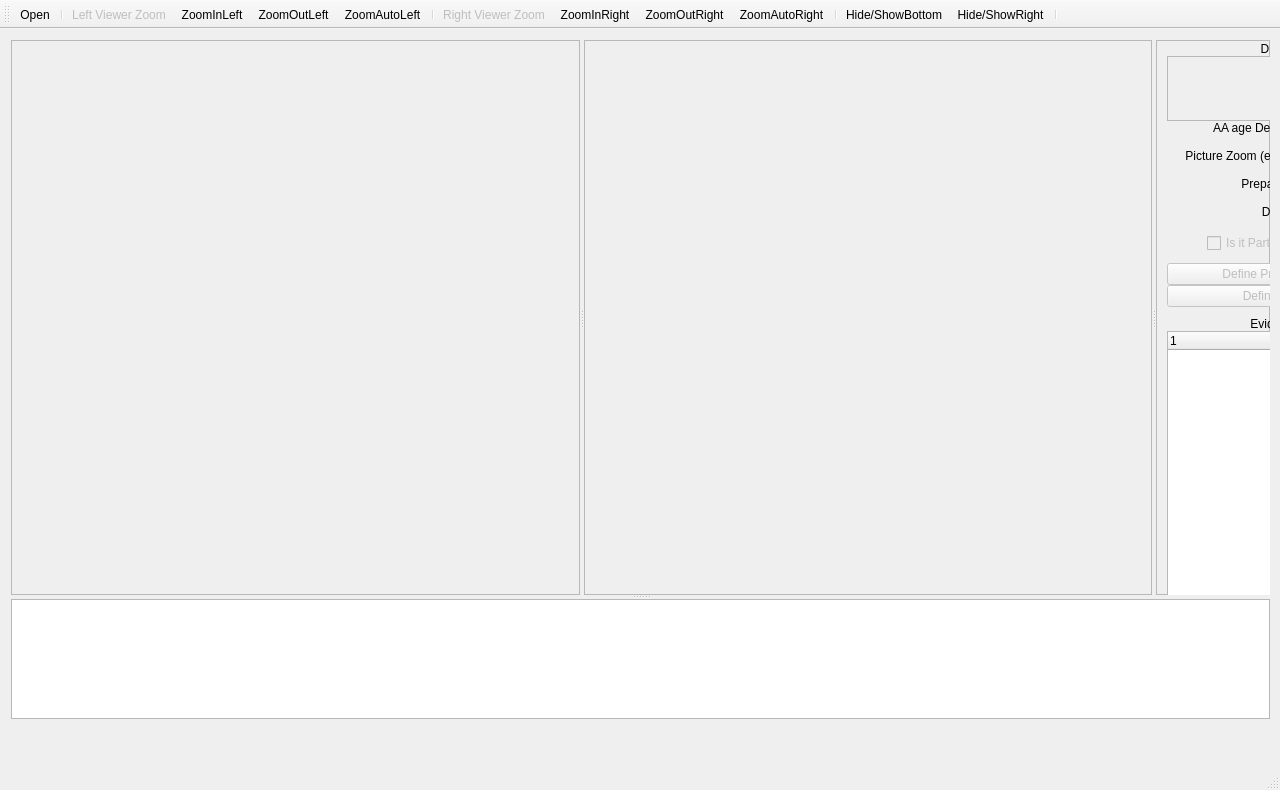
<?xml version="1.0" encoding="UTF-8"?>
<ui version="4.0">
 <class>Viewer</class>
 <widget class="QMainWindow" name="Viewer">
  <property name="geometry">
   <rect>
    <x>0</x>
    <y>0</y>
    <width>1280</width>
    <height>790</height>
   </rect>
  </property>
  <property name="windowTitle">
   <string>Viewer</string>
  </property>
  <widget class="QWidget" name="centralWidget">
   <widget class="QWidget" name="layoutWidget">
    <property name="geometry">
     <rect>
      <x>0</x>
      <y>0</y>
      <width>1281</width>
      <height>701</height>
     </rect>
    </property>
    <layout class="QVBoxLayout" name="verticalLayout">
     <item>
      <widget class="QSplitter" name="splitter_3">
       <property name="orientation">
        <enum>Qt::Vertical</enum>
       </property>
       <widget class="QSplitter" name="splitter_2">
        <property name="orientation">
         <enum>Qt::Horizontal</enum>
        </property>
        <widget class="QSplitter" name="splitter">
         <property name="orientation">
          <enum>Qt::Horizontal</enum>
         </property>
         <widget class="QScrollArea" name="scrollAreaLeft">
          <property name="minimumSize">
           <size>
            <width>400</width>
            <height>0</height>
           </size>
          </property>
          <property name="widgetResizable">
           <bool>false</bool>
          </property>
          <property name="alignment">
           <set>Qt::AlignCenter</set>
          </property>
          <widget class="QWidget" name="scrollAreaWidgetContentsLeft">
           <property name="geometry">
            <rect>
             <x>36</x>
             <y>95</y>
             <width>500</width>
             <height>380</height>
            </rect>
           </property>
           <property name="sizePolicy">
            <sizepolicy hsizetype="Preferred" vsizetype="Preferred">
             <horstretch>0</horstretch>
             <verstretch>0</verstretch>
            </sizepolicy>
           </property>
           <property name="minimumSize">
            <size>
             <width>500</width>
             <height>380</height>
            </size>
           </property>
          </widget>
         </widget>
         <widget class="QScrollArea" name="scrollArea_Right">
          <property name="minimumSize">
           <size>
            <width>400</width>
            <height>0</height>
           </size>
          </property>
          <property name="widgetResizable">
           <bool>false</bool>
          </property>
          <property name="alignment">
           <set>Qt::AlignCenter</set>
          </property>
          <widget class="QWidget" name="scrollAreaWidgetContentsRight">
           <property name="geometry">
            <rect>
             <x>36</x>
             <y>95</y>
             <width>500</width>
             <height>380</height>
            </rect>
           </property>
           <property name="minimumSize">
            <size>
             <width>500</width>
             <height>380</height>
            </size>
           </property>
          </widget>
         </widget>
        </widget>
        <widget class="QFrame" name="frameTools">
         <property name="maximumSize">
          <size>
           <width>240</width>
           <height>16777215</height>
          </size>
         </property>
         <property name="frameShape">
          <enum>QFrame::StyledPanel</enum>
         </property>
         <property name="frameShadow">
          <enum>QFrame::Raised</enum>
         </property>
         <widget class="QWidget" name="layoutWidget_2">
          <property name="geometry">
           <rect>
            <x>0</x>
            <y>0</y>
            <width>252</width>
            <height>841</height>
           </rect>
          </property>
          <layout class="QVBoxLayout" name="verticalLayoutInfo">
           <property name="spacing">
            <number>0</number>
           </property>
           <property name="topMargin">
            <number>2</number>
           </property>
           <property name="rightMargin">
            <number>2</number>
           </property>
           <property name="bottomMargin">
            <number>2</number>
           </property>
           <item>
            <widget class="QLabel" name="label_5">
             <property name="minimumSize">
              <size>
               <width>240</width>
               <height>0</height>
              </size>
             </property>
             <property name="maximumSize">
              <size>
               <width>240</width>
               <height>16777215</height>
              </size>
             </property>
             <property name="text">
              <string>Diagnosis</string>
             </property>
             <property name="alignment">
              <set>Qt::AlignCenter</set>
             </property>
            </widget>
           </item>
           <item>
            <widget class="QTextEdit" name="textEdit">
             <property name="enabled">
              <bool>false</bool>
             </property>
             <property name="minimumSize">
              <size>
               <width>240</width>
               <height>0</height>
              </size>
             </property>
             <property name="maximumSize">
              <size>
               <width>240</width>
               <height>65</height>
              </size>
             </property>
             <property name="html">
              <string>&lt;!DOCTYPE HTML PUBLIC &quot;-//W3C//DTD HTML 4.0//EN&quot; &quot;http://www.w3.org/TR/REC-html40/strict.dtd&quot;&gt;
&lt;html&gt;&lt;head&gt;&lt;meta name=&quot;qrichtext&quot; content=&quot;1&quot; /&gt;&lt;style type=&quot;text/css&quot;&gt;
p, li { white-space: pre-wrap; }
&lt;/style&gt;&lt;/head&gt;&lt;body style=&quot; font-family:'.Helvetica Neue DeskInterface'; font-size:13pt; font-weight:400; font-style:normal;&quot;&gt;
&lt;p align=&quot;center&quot; style=&quot; margin-top:0px; margin-bottom:0px; margin-left:0px; margin-right:0px; -qt-block-indent:0; text-indent:0px;&quot;&gt;...&lt;/p&gt;&lt;/body&gt;&lt;/html&gt;</string>
             </property>
            </widget>
           </item>
           <item>
            <widget class="QLabel" name="label_6">
             <property name="minimumSize">
              <size>
               <width>240</width>
               <height>0</height>
              </size>
             </property>
             <property name="maximumSize">
              <size>
               <width>240</width>
               <height>16777215</height>
              </size>
             </property>
             <property name="text">
              <string>AA age Death Rate DR.dr%</string>
             </property>
             <property name="alignment">
              <set>Qt::AlignCenter</set>
             </property>
            </widget>
           </item>
           <item>
            <widget class="QFrame" name="frame_4">
             <property name="minimumSize">
              <size>
               <width>240</width>
               <height>10</height>
              </size>
             </property>
             <property name="maximumSize">
              <size>
               <width>240</width>
               <height>10</height>
              </size>
             </property>
             <property name="frameShape">
              <enum>QFrame::NoFrame</enum>
             </property>
             <property name="frameShadow">
              <enum>QFrame::Raised</enum>
             </property>
            </widget>
           </item>
           <item>
            <layout class="QHBoxLayout" name="horizontalLayout">
             <property name="spacing">
              <number>0</number>
             </property>
             <property name="sizeConstraint">
              <enum>QLayout::SetNoConstraint</enum>
             </property>
             <item>
              <widget class="QLabel" name="label">
               <property name="maximumSize">
                <size>
                 <width>150</width>
                 <height>16777215</height>
                </size>
               </property>
               <property name="text">
                <string>Picture Zoom (e.g. 1:1K)</string>
               </property>
               <property name="alignment">
                <set>Qt::AlignRight|Qt::AlignTrailing|Qt::AlignVCenter</set>
               </property>
              </widget>
             </item>
             <item>
              <widget class="QLineEdit" name="lineZoomEdit">
               <property name="enabled">
                <bool>false</bool>
               </property>
               <property name="maximumSize">
                <size>
                 <width>90</width>
                 <height>16777215</height>
                </size>
               </property>
               <property name="text">
                <string>1:1K</string>
               </property>
               <property name="alignment">
                <set>Qt::AlignCenter</set>
               </property>
              </widget>
             </item>
            </layout>
           </item>
           <item>
            <widget class="QFrame" name="frame_6">
             <property name="minimumSize">
              <size>
               <width>240</width>
               <height>10</height>
              </size>
             </property>
             <property name="maximumSize">
              <size>
               <width>240</width>
               <height>10</height>
              </size>
             </property>
             <property name="frameShape">
              <enum>QFrame::NoFrame</enum>
             </property>
             <property name="frameShadow">
              <enum>QFrame::Raised</enum>
             </property>
            </widget>
           </item>
           <item>
            <widget class="QLabel" name="label_2">
             <property name="minimumSize">
              <size>
               <width>240</width>
               <height>0</height>
              </size>
             </property>
             <property name="maximumSize">
              <size>
               <width>240</width>
               <height>16777215</height>
              </size>
             </property>
             <property name="text">
              <string>Preparation Type
 </string>
             </property>
             <property name="alignment">
              <set>Qt::AlignCenter</set>
             </property>
            </widget>
           </item>
           <item>
            <widget class="QLabel" name="label_3">
             <property name="minimumSize">
              <size>
               <width>240</width>
               <height>0</height>
              </size>
             </property>
             <property name="maximumSize">
              <size>
               <width>240</width>
               <height>16777215</height>
              </size>
             </property>
             <property name="text">
              <string>Dye Type
 </string>
             </property>
             <property name="alignment">
              <set>Qt::AlignCenter</set>
             </property>
            </widget>
           </item>
           <item>
            <layout class="QHBoxLayout" name="horizontalLayout_2">
             <property name="spacing">
              <number>0</number>
             </property>
             <item>
              <widget class="QFrame" name="frame_2">
               <property name="minimumSize">
                <size>
                 <width>20</width>
                 <height>0</height>
                </size>
               </property>
               <property name="maximumSize">
                <size>
                 <width>40</width>
                 <height>20</height>
                </size>
               </property>
               <property name="frameShape">
                <enum>QFrame::NoFrame</enum>
               </property>
               <property name="frameShadow">
                <enum>QFrame::Raised</enum>
               </property>
              </widget>
             </item>
             <item>
              <widget class="QCheckBox" name="checkPartBox">
               <property name="enabled">
                <bool>false</bool>
               </property>
               <property name="maximumSize">
                <size>
                 <width>16777215</width>
                 <height>172</height>
                </size>
               </property>
               <property name="text">
                <string>Is it Part of Other Picture</string>
               </property>
              </widget>
             </item>
             <item>
              <widget class="QFrame" name="frame_3">
               <property name="minimumSize">
                <size>
                 <width>20</width>
                 <height>0</height>
                </size>
               </property>
               <property name="maximumSize">
                <size>
                 <width>40</width>
                 <height>20</height>
                </size>
               </property>
               <property name="frameShape">
                <enum>QFrame::NoFrame</enum>
               </property>
               <property name="frameShadow">
                <enum>QFrame::Raised</enum>
               </property>
              </widget>
             </item>
            </layout>
           </item>
           <item>
            <widget class="QFrame" name="frame_5">
             <property name="minimumSize">
              <size>
               <width>240</width>
               <height>10</height>
              </size>
             </property>
             <property name="maximumSize">
              <size>
               <width>240</width>
               <height>10</height>
              </size>
             </property>
             <property name="frameShape">
              <enum>QFrame::NoFrame</enum>
             </property>
             <property name="frameShadow">
              <enum>QFrame::Raised</enum>
             </property>
            </widget>
           </item>
           <item>
            <widget class="QPushButton" name="DefPrepButton">
             <property name="enabled">
              <bool>false</bool>
             </property>
             <property name="minimumSize">
              <size>
               <width>240</width>
               <height>0</height>
              </size>
             </property>
             <property name="maximumSize">
              <size>
               <width>240</width>
               <height>16777215</height>
              </size>
             </property>
             <property name="text">
              <string>Define Preparation Type</string>
             </property>
            </widget>
           </item>
           <item>
            <widget class="QPushButton" name="DefDyeButton">
             <property name="enabled">
              <bool>false</bool>
             </property>
             <property name="minimumSize">
              <size>
               <width>240</width>
               <height>0</height>
              </size>
             </property>
             <property name="maximumSize">
              <size>
               <width>240</width>
               <height>16777215</height>
              </size>
             </property>
             <property name="text">
              <string>Define Dye Type</string>
             </property>
            </widget>
           </item>
           <item>
            <widget class="QFrame" name="frame_7">
             <property name="minimumSize">
              <size>
               <width>240</width>
               <height>10</height>
              </size>
             </property>
             <property name="maximumSize">
              <size>
               <width>240</width>
               <height>10</height>
              </size>
             </property>
             <property name="frameShape">
              <enum>QFrame::NoFrame</enum>
             </property>
             <property name="frameShadow">
              <enum>QFrame::Raised</enum>
             </property>
            </widget>
           </item>
           <item>
            <widget class="QLabel" name="label_4">
             <property name="minimumSize">
              <size>
               <width>240</width>
               <height>0</height>
              </size>
             </property>
             <property name="maximumSize">
              <size>
               <width>240</width>
               <height>22</height>
              </size>
             </property>
             <property name="text">
              <string>Evidences list</string>
             </property>
             <property name="alignment">
              <set>Qt::AlignCenter</set>
             </property>
            </widget>
           </item>
           <item>
            <widget class="QTreeWidget" name="treeWidget">
             <property name="minimumSize">
              <size>
               <width>240</width>
               <height>0</height>
              </size>
             </property>
             <property name="maximumSize">
              <size>
               <width>240</width>
               <height>16777215</height>
              </size>
             </property>
             <column>
              <property name="text">
               <string notr="true">1</string>
              </property>
             </column>
            </widget>
           </item>
           <item>
            <widget class="QPushButton" name="newEvButton">
             <property name="enabled">
              <bool>false</bool>
             </property>
             <property name="minimumSize">
              <size>
               <width>240</width>
               <height>0</height>
              </size>
             </property>
             <property name="maximumSize">
              <size>
               <width>240</width>
               <height>16777215</height>
              </size>
             </property>
             <property name="text">
              <string>New Evidence</string>
             </property>
            </widget>
           </item>
           <item>
            <widget class="QPushButton" name="chEvButton">
             <property name="enabled">
              <bool>false</bool>
             </property>
             <property name="minimumSize">
              <size>
               <width>240</width>
               <height>0</height>
              </size>
             </property>
             <property name="maximumSize">
              <size>
               <width>240</width>
               <height>16777215</height>
              </size>
             </property>
             <property name="text">
              <string>Change Evidence</string>
             </property>
            </widget>
           </item>
           <item>
            <widget class="QPushButton" name="remEvButton">
             <property name="enabled">
              <bool>false</bool>
             </property>
             <property name="minimumSize">
              <size>
               <width>240</width>
               <height>0</height>
              </size>
             </property>
             <property name="maximumSize">
              <size>
               <width>240</width>
               <height>16777215</height>
              </size>
             </property>
             <property name="text">
              <string>Remove Evidence</string>
             </property>
            </widget>
           </item>
           <item>
            <widget class="QFrame" name="frame_8">
             <property name="minimumSize">
              <size>
               <width>240</width>
               <height>0</height>
              </size>
             </property>
             <property name="maximumSize">
              <size>
               <width>240</width>
               <height>250</height>
              </size>
             </property>
             <property name="frameShape">
              <enum>QFrame::Box</enum>
             </property>
             <property name="frameShadow">
              <enum>QFrame::Raised</enum>
             </property>
            </widget>
           </item>
          </layout>
         </widget>
        </widget>
       </widget>
       <widget class="QListWidget" name="listWidget">
        <property name="minimumSize">
         <size>
          <width>0</width>
          <height>120</height>
         </size>
        </property>
        <property name="maximumSize">
         <size>
          <width>16777215</width>
          <height>120</height>
         </size>
        </property>
       </widget>
      </widget>
     </item>
    </layout>
   </widget>
  </widget>
  <widget class="QMenuBar" name="menuBar">
   <property name="geometry">
    <rect>
     <x>0</x>
     <y>0</y>
     <width>1280</width>
     <height>22</height>
    </rect>
   </property>
  </widget>
  <widget class="QToolBar" name="mainToolBar">
   <property name="toolButtonStyle">
    <enum>Qt::ToolButtonFollowStyle</enum>
   </property>
   <attribute name="toolBarArea">
    <enum>TopToolBarArea</enum>
   </attribute>
   <attribute name="toolBarBreak">
    <bool>false</bool>
   </attribute>
   <addaction name="actionOpen"/>
   <addaction name="separator"/>
   <addaction name="actionLabel1"/>
   <addaction name="actionZoomInLeft"/>
   <addaction name="actionZoomOutLeft"/>
   <addaction name="actionZoomAutoLeft"/>
   <addaction name="separator"/>
   <addaction name="actionLabel2"/>
   <addaction name="actionZoomInRight"/>
   <addaction name="actionZoomOutRight"/>
   <addaction name="actionZoomAutoRight"/>
   <addaction name="separator"/>
   <addaction name="actionHide_ShowBottom"/>
   <addaction name="actionHide_ShowRight"/>
   <addaction name="separator"/>
  </widget>
  <widget class="QStatusBar" name="statusBar"/>
  <action name="actionOpen">
   <property name="icon">
    <iconset resource="myresources.qrc">
     <normaloff>:/icons/open_image_file_32.png</normaloff>
     <normalon>:/open_image_file_32.png</normalon>:/icons/open_image_file_32.png</iconset>
   </property>
   <property name="text">
    <string>Open</string>
   </property>
   <property name="toolTip">
    <string>Open Image</string>
   </property>
  </action>
  <action name="actionZoomInLeft">
   <property name="icon">
    <iconset resource="myresources.qrc">
     <normaloff>:/icons/Plus_zoom_or_search_symbol_of_interface_32.png</normaloff>:/icons/Plus_zoom_or_search_symbol_of_interface_32.png</iconset>
   </property>
   <property name="text">
    <string>ZoomInLeft</string>
   </property>
   <property name="toolTip">
    <string>Zoom In Left Viewer</string>
   </property>
  </action>
  <action name="actionZoomOutLeft">
   <property name="icon">
    <iconset resource="myresources.qrc">
     <normaloff>:/icons/Zoom_out_32.png</normaloff>
     <normalon>:/Zoom_out_32.png</normalon>:/icons/Zoom_out_32.png</iconset>
   </property>
   <property name="text">
    <string>ZoomOutLeft</string>
   </property>
   <property name="toolTip">
    <string>Zoom Out Left Viewer</string>
   </property>
  </action>
  <action name="actionZoomAutoLeft">
   <property name="icon">
    <iconset resource="myresources.qrc">
     <normaloff>:/icons/Search_32.png</normaloff>
     <normalon>:/Search_32.png</normalon>:/icons/Search_32.png</iconset>
   </property>
   <property name="text">
    <string>ZoomAutoLeft</string>
   </property>
   <property name="toolTip">
    <string>Zoom Auto Left Viewer</string>
   </property>
  </action>
  <action name="actionArrow">
   <property name="checkable">
    <bool>true</bool>
   </property>
   <property name="icon">
    <iconset resource="myresources.qrc">
     <normaloff>:/icons/Arrow_pointing_to_right_32.png</normaloff>
     <normalon>:/Arrow_pointing_to_right_32.png</normalon>:/icons/Arrow_pointing_to_right_32.png</iconset>
   </property>
   <property name="text">
    <string>Arrow</string>
   </property>
   <property name="toolTip">
    <string>Arrow Selectoin Tool</string>
   </property>
  </action>
  <action name="actionRect">
   <property name="checkable">
    <bool>true</bool>
   </property>
   <property name="icon">
    <iconset resource="myresources.qrc">
     <normaloff>:/icons/Rectangular_shape_outline_32.png</normaloff>
     <normalon>:/Rectangular_shape_outline_32.png</normalon>:/icons/Rectangular_shape_outline_32.png</iconset>
   </property>
   <property name="text">
    <string>Rect</string>
   </property>
   <property name="toolTip">
    <string>Rectangle Selection Tool</string>
   </property>
  </action>
  <action name="actionEllipse">
   <property name="checkable">
    <bool>true</bool>
   </property>
   <property name="icon">
    <iconset resource="myresources.qrc">
     <normaloff>:/icons/Ellipse_outline_shape_variant_32.png</normaloff>
     <normalon>:/Ellipse_outline_shape_variant_32.png</normalon>:/icons/Ellipse_outline_shape_variant_32.png</iconset>
   </property>
   <property name="text">
    <string>Ellipse</string>
   </property>
   <property name="toolTip">
    <string>Ellipse Selection Tool</string>
   </property>
  </action>
  <action name="actionPolygon">
   <property name="checkable">
    <bool>true</bool>
   </property>
   <property name="icon">
    <iconset resource="myresources.qrc">
     <normaloff>:/icons/Pentagon__32.png</normaloff>
     <normalon>:/Pentagon__32.png</normalon>:/icons/Pentagon__32.png</iconset>
   </property>
   <property name="text">
    <string>Polygon</string>
   </property>
   <property name="toolTip">
    <string>Polygonal Selection Tool</string>
   </property>
  </action>
  <action name="actionConfirm">
   <property name="icon">
    <iconset resource="myresources.qrc">
     <normaloff>:/icons/Check_mark_32.png</normaloff>
     <normalon>:/Check_mark_32.png</normalon>:/icons/Check_mark_32.png</iconset>
   </property>
   <property name="text">
    <string>Confirm</string>
   </property>
   <property name="toolTip">
    <string>Confirm Selection</string>
   </property>
  </action>
  <action name="actionSave">
   <property name="icon">
    <iconset resource="myresources.qrc">
     <normaloff>:/icons/Save_Disk_32.png</normaloff>
     <normalon>:/Save_Disk_32.png</normalon>:/icons/Save_Disk_32.png</iconset>
   </property>
   <property name="text">
    <string>Save</string>
   </property>
   <property name="toolTip">
    <string>Save to Data Base</string>
   </property>
  </action>
  <action name="actionClear">
   <property name="icon">
    <iconset resource="myresources.qrc">
     <normaloff>:/icons/Cross_remove_sign_32.png</normaloff>
     <normalon>:/Cross_remove_sign_32.png</normalon>:/icons/Cross_remove_sign_32.png</iconset>
   </property>
   <property name="text">
    <string>Clear</string>
   </property>
   <property name="toolTip">
    <string>Clear Unconfirmed Selections</string>
   </property>
  </action>
  <action name="actionHide_ShowRight">
   <property name="icon">
    <iconset>
     <normalon>:/icons/Right_arrow_fold_button_32.png</normalon>
    </iconset>
   </property>
   <property name="text">
    <string>Hide/ShowRight</string>
   </property>
   <property name="toolTip">
    <string>Hide/ShowRight</string>
   </property>
  </action>
  <action name="actionHide_ShowBottom">
   <property name="icon">
    <iconset>
     <normalon>:/icons/Down_arrow_fold_button_32.png</normalon>
    </iconset>
   </property>
   <property name="text">
    <string>Hide/ShowBottom</string>
   </property>
   <property name="toolTip">
    <string>Hide/ShowBottom</string>
   </property>
  </action>
  <action name="actionLabel1">
   <property name="enabled">
    <bool>false</bool>
   </property>
   <property name="text">
    <string>Left Viewer Zoom</string>
   </property>
  </action>
  <action name="actionLabel2">
   <property name="enabled">
    <bool>false</bool>
   </property>
   <property name="text">
    <string>Right Viewer Zoom</string>
   </property>
  </action>
  <action name="actionZoomInRight">
   <property name="icon">
    <iconset resource="myresources.qrc">
     <normaloff>:/icons/Plus_zoom_or_search_symbol_of_interface_32.png</normaloff>:/icons/Plus_zoom_or_search_symbol_of_interface_32.png</iconset>
   </property>
   <property name="text">
    <string>ZoomInRight</string>
   </property>
   <property name="toolTip">
    <string>Zoom In Right Viewer</string>
   </property>
  </action>
  <action name="actionZoomOutRight">
   <property name="icon">
    <iconset resource="myresources.qrc">
     <normaloff>:/icons/Zoom_out_32.png</normaloff>:/icons/Zoom_out_32.png</iconset>
   </property>
   <property name="text">
    <string>ZoomOutRight</string>
   </property>
   <property name="toolTip">
    <string>Zoom Out Right Viewer</string>
   </property>
  </action>
  <action name="actionZoomAutoRight">
   <property name="icon">
    <iconset>
     <normalon>:/icons/Search_32.png</normalon>
    </iconset>
   </property>
   <property name="text">
    <string>ZoomAutoRight</string>
   </property>
   <property name="toolTip">
    <string>Zoom Auto Right Viewer</string>
   </property>
  </action>
 </widget>
 <layoutdefault spacing="6" margin="11"/>
 <resources>
  <include location="myresources.qrc"/>
 </resources>
 <connections/>
</ui>
